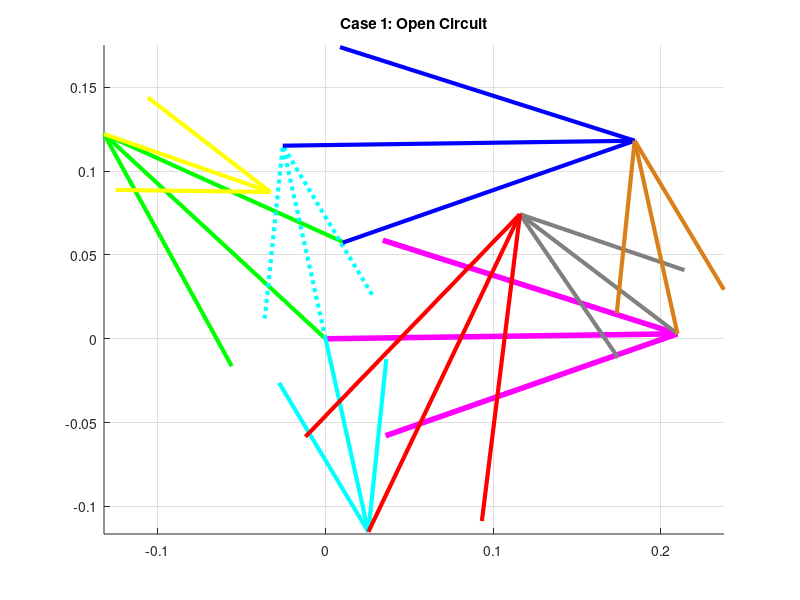
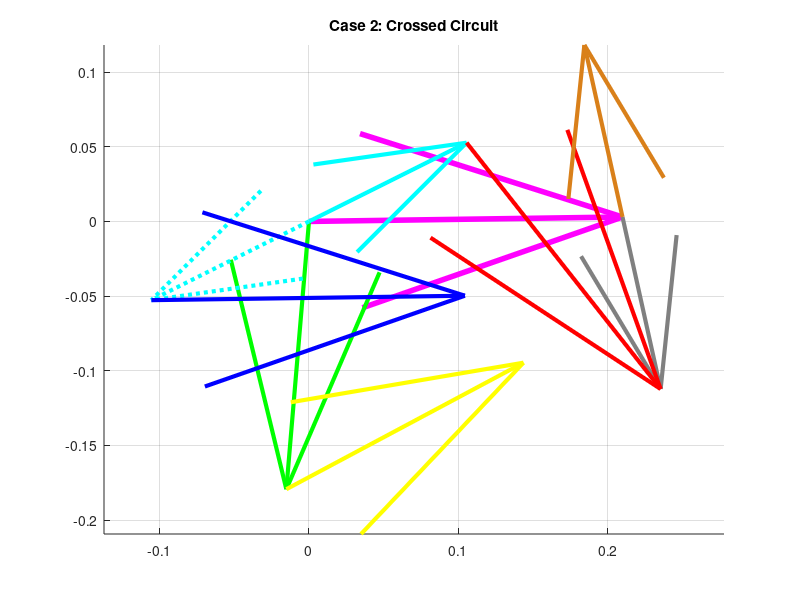

Source code (MATLAB) for these figures, in order:
clear all
close all
clc

% ==========================================
% SECTION 1: PARAMETERS & INPUT
% ==========================================
% --- Dimensions (Meters) ---
L1 = 0.210; % Ground (d) - Pink

% Loop 1
L2_Loop1 = 0.180; % Crank Loop 1 (a) - Green
L3_Loop1 = 0.180; % Coupler Loop 1 (b) - Yellow
L4_Shared = 0.118; % Shared Rocker (c) - Grey

% Loop 2
L2_Loop2 = 0.118; % Crank Loop 2 (Cyan Down)
L3_Loop2 = 0.210; % Coupler Loop 2 (Red)

% Loop 3
L2_Loop3 = 0.118; % Crank Loop 3 (Cyan Up - Extended)
L3_Loop3 = 0.210; % Coupler Loop 3 (Blue)
L4_Loop3 = 0.118; % Rocker Loop 3 (Brown - INPUT)

d = L1; % Common Ground

% --- Global Input ---
offset_deg = 0.81;
offset = deg2rad(offset_deg);

% *** NEW INPUT: Brown Link (Loop 3) ***
q4_Brown_deg = 102.5;
q4_Brown = deg2rad(q4_Brown_deg) - offset;

% ==========================================
% SECTION 2: SOLVE LOOP 3 (Backwards)
% Input: Brown (q4), Find: Cyan Up (q_in_L3) & Blue (q3)
% ==========================================
% Standard 4-bar: Ground(d)-Cyan(a)-Blue(b)-Brown(c)
% We know 'c' (Brown angle), want to find 'a' (Cyan angle)
% Use Inverse Kinematics logic (Swap a and c)

a = L2_Loop3; b = L3_Loop3; c = L4_Loop3;

% K Constants (Input c - Brown)
K1_L3 = d/c;
K2_L3 = d/a;
K3_L3 = (c^2 - b^2 + a^2 + d^2)/(2*c*a);

% Forward K for q3 later
K1_L3_fwd = d/a;
K4_L3_fwd = d/b;
K5_L3_fwd = (c^2 - d^2 - a^2 - b^2)/(2*a*b);

% Coeffs for Cyan (q2 equivalent)
A_L3 = cos(q4_Brown) - K1_L3 - K2_L3*cos(q4_Brown) + K3_L3;
B_L3 = -2*sin(q4_Brown);
C_L3 = K1_L3 - (K2_L3+1)*cos(q4_Brown) + K3_L3;

% Solve Cyan Up Angle (q_in_L3) - Two Cases
disc_L3 = B_L3^2 - 4*A_L3*C_L3;
q_Cyan_Up_1 = 2*atan((-B_L3 - sqrt(disc_L3))/(2*A_L3)); % Case 1 (e.g., Parallel)
q_Cyan_Up_2 = 2*atan((-B_L3 + sqrt(disc_L3))/(2*A_L3)); % Case 2 (e.g., Crossed)

% Find Blue Angle (q3) for each case
% Case 1
D1 = cos(q_Cyan_Up_1) - K1_L3_fwd + K4_L3_fwd*cos(q_Cyan_Up_1) + K5_L3_fwd;
E1 = -2*sin(q_Cyan_Up_1);
F1 = K1_L3_fwd + (K4_L3_fwd - 1)*cos(q_Cyan_Up_1) + K5_L3_fwd;
q3_Blue_1 = 2*atan((-E1 - sqrt(E1^2 - 4*D1*F1))/(2*D1));

% Case 2
D2 = cos(q_Cyan_Up_2) - K1_L3_fwd + K4_L3_fwd*cos(q_Cyan_Up_2) + K5_L3_fwd;
E2 = -2*sin(q_Cyan_Up_2);
F2 = K1_L3_fwd + (K4_L3_fwd - 1)*cos(q_Cyan_Up_2) + K5_L3_fwd;
q3_Blue_2 = 2*atan((-E2 + sqrt(E2^2 - 4*D2*F2))/(2*D2));


% ==========================================
% SECTION 3: TRANSFER TO LOOP 2
% Cyan Up (q_Cyan_Up) -> Cyan Down (q_Cyan_Down)
% Relation: Straight line, so q_Cyan_Down = q_Cyan_Up - pi
% ==========================================
q_Cyan_Down_1 = q_Cyan_Up_1 - pi;
q_Cyan_Down_2 = q_Cyan_Up_2 - pi;


% ==========================================
% SECTION 4: SOLVE LOOP 2 (Forward)
% Input: Cyan Down (q2), Find: Grey (q4) & Red (q3)
% ==========================================
a = L2_Loop2; b = L3_Loop2; c = L4_Shared;

% We know 'a' (Cyan), find 'c' (Grey) -> Standard Forward Kinematics
K1_L2 = d/a;
K2_L2 = d/c;
K3_L2 = (a^2 - b^2 + c^2 + d^2)/(2*a*c);
K4_L2 = d/b;
K5_L2 = (c^2 - d^2 - a^2 - b^2)/(2*a*b);

% --- Case 1 Calculation ---
q_in_L2_1 = q_Cyan_Down_1;
A_L2_1 = cos(q_in_L2_1) - K1_L2 - K2_L2*cos(q_in_L2_1) + K3_L2;
B_L2_1 = -2*sin(q_in_L2_1);
C_L2_1 = K1_L2 - (K2_L2+1)*cos(q_in_L2_1) + K3_L2;
% Grey (q4)
q4_Grey_1 = 2*atan((-B_L2_1 - sqrt(B_L2_1^2 - 4*A_L2_1*C_L2_1))/(2*A_L2_1)); % Using -sqrt
% Red (q3)
D_L2_1 = cos(q_in_L2_1) - K1_L2 + K4_L2*cos(q_in_L2_1) + K5_L2;
E_L2_1 = -2*sin(q_in_L2_1);
F_L2_1 = K1_L2 + (K4_L2 - 1)*cos(q_in_L2_1) + K5_L2;
q3_Red_1 = 2*atan((-E_L2_1 - sqrt(E_L2_1^2 - 4*D_L2_1*F_L2_1))/(2*D_L2_1));

% --- Case 2 Calculation ---
q_in_L2_2 = q_Cyan_Down_2;
A_L2_2 = cos(q_in_L2_2) - K1_L2 - K2_L2*cos(q_in_L2_2) + K3_L2;
B_L2_2 = -2*sin(q_in_L2_2);
C_L2_2 = K1_L2 - (K2_L2+1)*cos(q_in_L2_2) + K3_L2;
% Grey (q4)
q4_Grey_2 = 2*atan((-B_L2_2 + sqrt(B_L2_2^2 - 4*A_L2_2*C_L2_2))/(2*A_L2_2)); % Using +sqrt
% Red (q3)
D_L2_2 = cos(q_in_L2_2) - K1_L2 + K4_L2*cos(q_in_L2_2) + K5_L2;
E_L2_2 = -2*sin(q_in_L2_2);
F_L2_2 = K1_L2 + (K4_L2 - 1)*cos(q_in_L2_2) + K5_L2;
q3_Red_2 = 2*atan((-E_L2_2 + sqrt(E_L2_2^2 - 4*D_L2_2*F_L2_2))/(2*D_L2_2));


% ==========================================
% SECTION 5: SOLVE LOOP 1 (Backwards)
% Input: Grey (q4 from Loop 2), Find: Green (q2) & Yellow (q3)
% ==========================================
a = L2_Loop1; b = L3_Loop1; c = L4_Shared;

% We know 'c' (Grey), find 'a' (Green) -> Inverse Kinematics
K1_L1 = d/c;
K2_L1 = d/a;
K3_L1 = (c^2 - b^2 + a^2 + d^2)/(2*c*a);

K1_L1_fwd = d/a;
K4_L1_fwd = d/b;
K5_L1_fwd = (c^2 - d^2 - a^2 - b^2)/(2*a*b);

% --- Case 1 Calculation ---
q_in_L1_1 = q4_Grey_1;
A_L1_1 = cos(q_in_L1_1) - K1_L1 - K2_L1*cos(q_in_L1_1) + K3_L1;
B_L1_1 = -2*sin(q_in_L1_1);
C_L1_1 = K1_L1 - (K2_L1+1)*cos(q_in_L1_1) + K3_L1;
% Green (q2)
q2_Green_1 = 2*atan((-B_L1_1 - sqrt(B_L1_1^2 - 4*A_L1_1*C_L1_1))/(2*A_L1_1));
% Yellow (q3)
D_L1_1 = cos(q2_Green_1) - K1_L1_fwd + K4_L1_fwd*cos(q2_Green_1) + K5_L1_fwd;
E_L1_1 = -2*sin(q2_Green_1);
F_L1_1 = K1_L1_fwd + (K4_L1_fwd - 1)*cos(q2_Green_1) + K5_L1_fwd;
q3_Yellow_1 = 2*atan((-E_L1_1 - sqrt(E_L1_1^2 - 4*D_L1_1*F_L1_1))/(2*D_L1_1));

% --- Case 2 Calculation ---
q_in_L1_2 = q4_Grey_2;
A_L1_2 = cos(q_in_L1_2) - K1_L1 - K2_L1*cos(q_in_L1_2) + K3_L1;
B_L1_2 = -2*sin(q_in_L1_2);
C_L1_2 = K1_L1 - (K2_L1+1)*cos(q_in_L1_2) + K3_L1;
% Green (q2)
q2_Green_2 = 2*atan((-B_L1_2 + sqrt(B_L1_2^2 - 4*A_L1_2*C_L1_2))/(2*A_L1_2));
% Yellow (q3)
D_L1_2 = cos(q2_Green_2) - K1_L1_fwd + K4_L1_fwd*cos(q2_Green_2) + K5_L1_fwd;
E_L1_2 = -2*sin(q2_Green_2);
F_L1_2 = K1_L1_fwd + (K4_L1_fwd - 1)*cos(q2_Green_2) + K5_L1_fwd;
q3_Yellow_2 = 2*atan((-E_L1_2 + sqrt(E_L1_2^2 - 4*D_L1_2*F_L1_2))/(2*D_L1_2));


% ==========================================
% SECTION 6: VECTORS & PLOTTING
% ==========================================
RO4O2 = d*exp(j*offset);
RO4O2x = real(RO4O2); RO4O2y = imag(RO4O2);

% --- Calculate Vectors Case 1 ---
V_Green_1 = L2_Loop1 * exp(j*(q2_Green_1 + offset));
V_Yellow_1 = L3_Loop1 * exp(j*(q3_Yellow_1 + offset));
V_Grey_1 = L4_Shared * exp(j*(q4_Grey_1 + offset));

V_Cyan_Down_1 = L2_Loop2 * exp(j*(q_Cyan_Down_1 + offset));
V_Red_1 = L3_Loop2 * exp(j*(q3_Red_1 + offset));

V_Cyan_Up_1 = L2_Loop3 * exp(j*(q_Cyan_Up_1 + offset));
V_Blue_1 = L3_Loop3 * exp(j*(q3_Blue_1 + offset));
V_Brown_1 = L4_Loop3 * exp(j*(q4_Brown + offset)); % Input

% --- Calculate Vectors Case 2 ---
V_Green_2 = L2_Loop1 * exp(j*(q2_Green_2 + offset));
V_Yellow_2 = L3_Loop1 * exp(j*(q3_Yellow_2 + offset));
V_Grey_2 = L4_Shared * exp(j*(q4_Grey_2 + offset));

V_Cyan_Down_2 = L2_Loop2 * exp(j*(q_Cyan_Down_2 + offset));
V_Red_2 = L3_Loop2 * exp(j*(q3_Red_2 + offset));

V_Cyan_Up_2 = L2_Loop3 * exp(j*(q_Cyan_Up_2 + offset));
V_Blue_2 = L3_Loop3 * exp(j*(q3_Blue_2 + offset));
V_Brown_2 = L4_Loop3 * exp(j*(q4_Brown + offset)); % Input


% --- Plot Case 1 ---
figure(1)
title('Case 1: Open Circuit'); hold on;
quiver(0,0, RO4O2x, RO4O2y, 0, 'Color', [1 0 1], 'LineWidth', 4, 'MaxHeadSize', 0.5); % Pink
% Loop 1
quiver(0,0, real(V_Green_1), imag(V_Green_1), 0, 'green', 'LineWidth', 3, 'MaxHeadSize', 0.5);
quiver(real(V_Green_1), imag(V_Green_1), real(V_Yellow_1), imag(V_Yellow_1), 0, 'yellow', 'LineWidth', 3, 'MaxHeadSize', 0.5);
quiver(RO4O2x, RO4O2y, real(V_Grey_1), imag(V_Grey_1), 0, 'Color', [0.5 0.5 0.5], 'LineWidth', 3, 'MaxHeadSize', 0.5);
% Loop 2
quiver(0,0, real(V_Cyan_Down_1), imag(V_Cyan_Down_1), 0, 'cyan', 'LineWidth', 3, 'MaxHeadSize', 0.5);
quiver(real(V_Cyan_Down_1), imag(V_Cyan_Down_1), real(V_Red_1), imag(V_Red_1), 0, 'red', 'LineWidth', 3, 'MaxHeadSize', 0.5);
% Loop 3
quiver(0,0, real(V_Cyan_Up_1), imag(V_Cyan_Up_1), 0, 'cyan', 'LineWidth', 3, 'MaxHeadSize', 0.5, 'LineStyle', ':');
quiver(real(V_Cyan_Up_1), imag(V_Cyan_Up_1), real(V_Blue_1), imag(V_Blue_1), 0, 'blue', 'LineWidth', 3, 'MaxHeadSize', 0.5);
quiver(RO4O2x, RO4O2y, real(V_Brown_1), imag(V_Brown_1), 0, 'Color', [0.85 0.5 0.1], 'LineWidth', 3, 'MaxHeadSize', 0.5);
axis equal; grid on;

% --- Plot Case 2 ---
figure(2)
title('Case 2: Crossed Circuit'); hold on;
quiver(0,0, RO4O2x, RO4O2y, 0, 'Color', [1 0 1], 'LineWidth', 4, 'MaxHeadSize', 0.5); % Pink
% Loop 1
quiver(0,0, real(V_Green_2), imag(V_Green_2), 0, 'green', 'LineWidth', 3, 'MaxHeadSize', 0.5);
quiver(real(V_Green_2), imag(V_Green_2), real(V_Yellow_2), imag(V_Yellow_2), 0, 'yellow', 'LineWidth', 3, 'MaxHeadSize', 0.5);
quiver(RO4O2x, RO4O2y, real(V_Grey_2), imag(V_Grey_2), 0, 'Color', [0.5 0.5 0.5], 'LineWidth', 3, 'MaxHeadSize', 0.5);
% Loop 2
quiver(0,0, real(V_Cyan_Down_2), imag(V_Cyan_Down_2), 0, 'cyan', 'LineWidth', 3, 'MaxHeadSize', 0.5);
quiver(real(V_Cyan_Down_2), imag(V_Cyan_Down_2), real(V_Red_2), imag(V_Red_2), 0, 'red', 'LineWidth', 3, 'MaxHeadSize', 0.5);
% Loop 3
quiver(0,0, real(V_Cyan_Up_2), imag(V_Cyan_Up_2), 0, 'cyan', 'LineWidth', 3, 'MaxHeadSize', 0.5, 'LineStyle', ':');
quiver(real(V_Cyan_Up_2), imag(V_Cyan_Up_2), real(V_Blue_2), imag(V_Blue_2), 0, 'blue', 'LineWidth', 3, 'MaxHeadSize', 0.5);
quiver(RO4O2x, RO4O2y, real(V_Brown_2), imag(V_Brown_2), 0, 'Color', [0.85 0.5 0.1], 'LineWidth', 3, 'MaxHeadSize', 0.5);
axis equal; grid on;

% Results
disp('--- Results (From Brown Input) ---');
disp(['Case 1 Green: ', num2str(rad2deg(q2_Green_1)+offset_deg)]);
disp(['Case 2 Green: ', num2str(rad2deg(q2_Green_2)+offset_deg)]);
